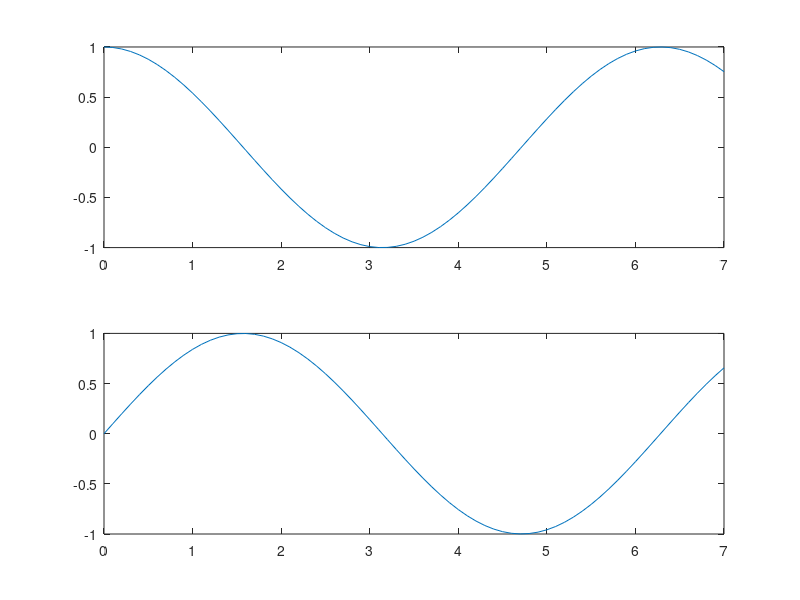

Write the MATLAB code that produced this figure.
clc; close all; clear all;

f = @(x) cos(x);
a = 0;
b = 7;
h = 0.1;
x = a:h:b;
fx = f(x);
n = length(x);

I = zeros(1, n);
for i = 2:n
    s = 0;
    for j = 1:i
        if (j == 1 || j == i)
            s = s + fx(j);
        else
            s = s + 2 * fx(j);
        end
    end
    I(i) = (h/2) * s;
end
subplot(2,1,1);
plot(x, fx);

subplot(2,1,2);
plot(x, I);
